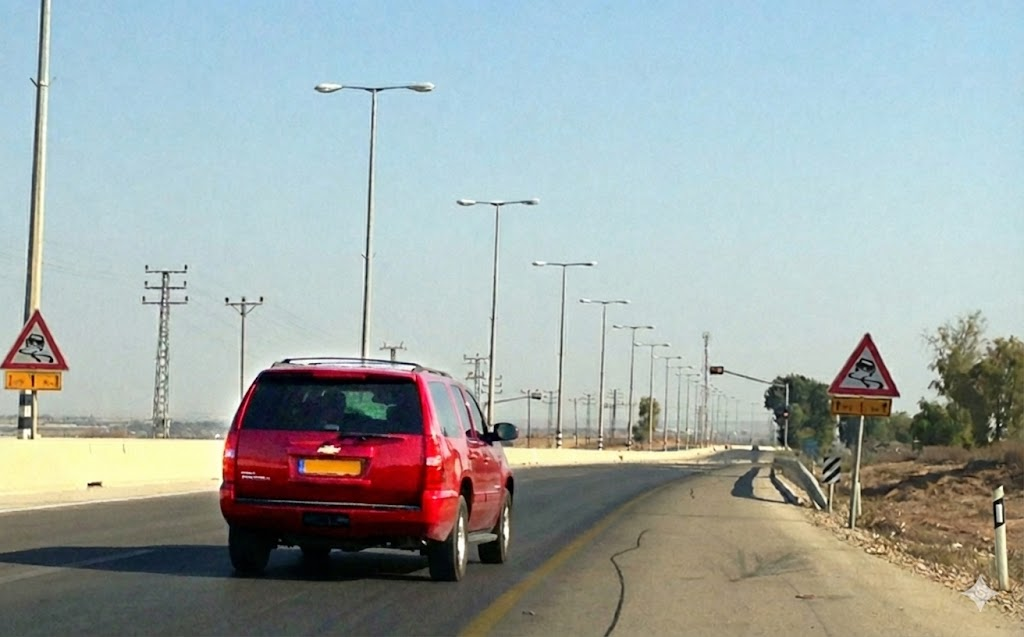
#> input picture pyton/pics_to_test/slippery_road_redcar.jpg, 1024 x 637 px, found by its file name
$ python draw_bbox.py   (older library calls are emulated)
#> lines starting #> are read from the running program, lines starting #| are printed output that depends on the picture
import os
from PIL import Image, ImageDraw

INPUT_IMAGE_PATH = "/users/epnyrk/Project/design/work/ProjectA/pyton/pics_to_test/slippery_road_redcar.jpg"
OUTPUT_IMAGE_PATH = "debug_bbox.jpg"

def draw_hardware_bbox():
    if not os.path.exists(INPUT_IMAGE_PATH):
        return

    img = Image.open(INPUT_IMAGE_PATH).convert('RGB')
#> img is the input picture: PIL image 1024x637 RGB; mean R, G, B 159.6, 169.2, 167.2

    if img.size != (1920, 1080):
        try:
            resample_method = Image.Resampling.LANCZOS
        except AttributeError:
            resample_method = Image.ANTIALIAS
        img = img.resize((1920, 1080), resample_method)
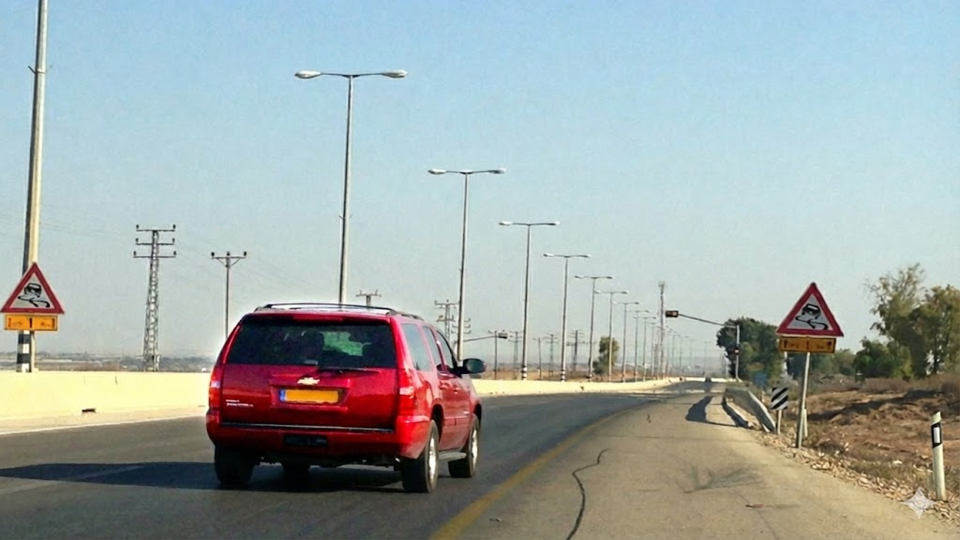
#> img: PIL image 1920x1080 RGB (shown at 1/2 size); mean R, G, B 159.6, 169.2, 167.2

    draw = ImageDraw.Draw(img)

    xmin, xmax = 1554, 1688
    ymin, ymax = 568, 677

    draw.rectangle([xmin, ymin, xmax, ymax], outline="lime", width=5)

    img.save(OUTPUT_IMAGE_PATH)
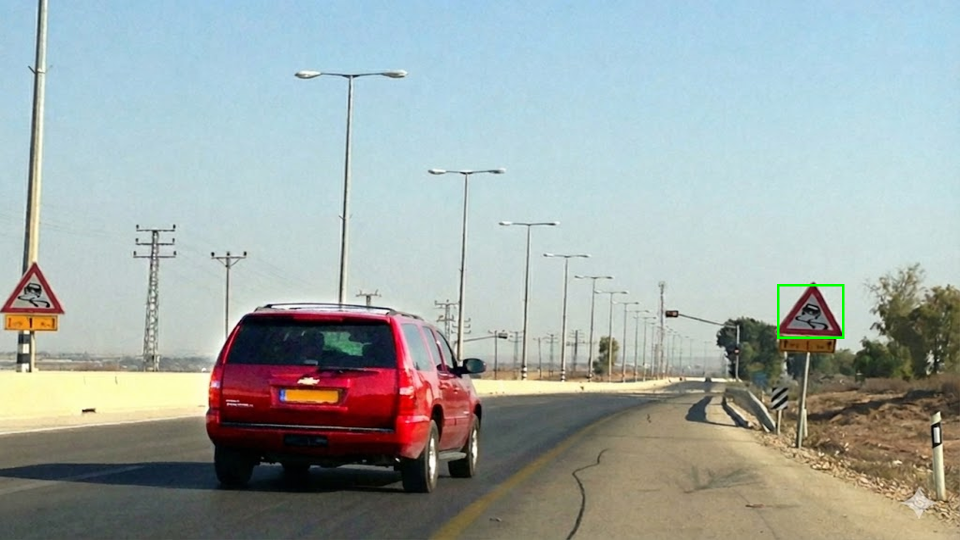
#> saved as debug_bbox.jpg: PIL image 1920x1080 RGB (shown at 1/2 size); mean R, G, B 159.4, 169.3, 167
    print(f"Saved debug image to {OUTPUT_IMAGE_PATH}")

if __name__ == "__main__":
    draw_hardware_bbox()

$ run again, with pyton/pics_to_test/bumpers.jpg copied over pyton/pics_to_test/slippery_road_redcar.jpg
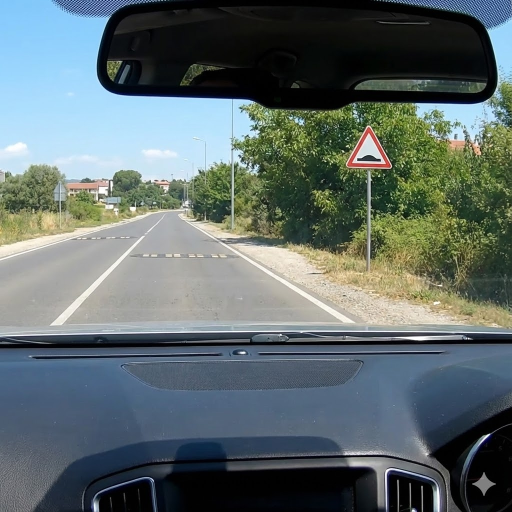
#> input picture pyton/pics_to_test/bumpers.jpg, 1024 x 1024 px, found by its file name (shown at 1/2 size)
#> in draw_hardware_bbox, img is the input picture: PIL image 1024x1024 RGB; mean R, G, B 94.5, 106.9, 106.9
#> in draw_hardware_bbox, `img = img.resize((1920, 1080), resample_method)`:
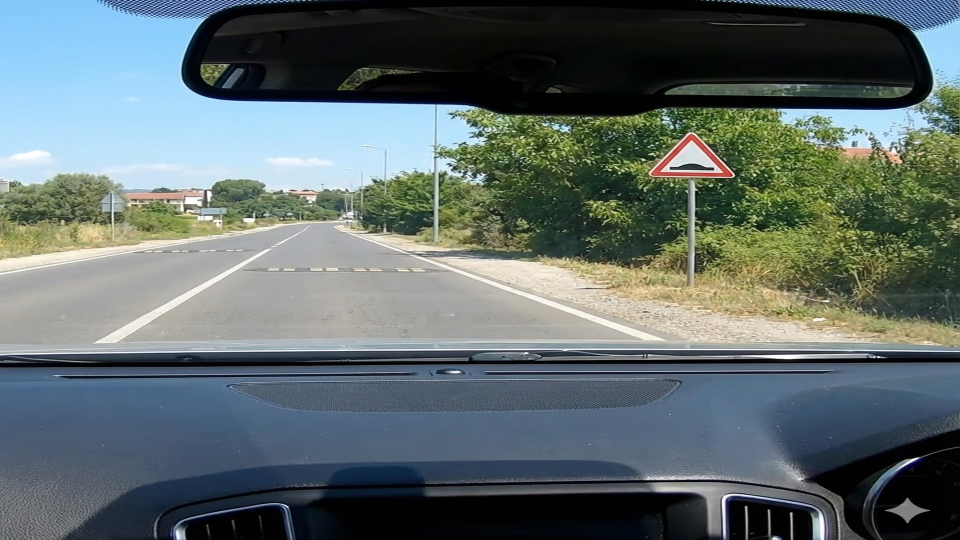
#> img: PIL image 1920x1080 RGB (shown at 1/2 size); mean R, G, B 94.5, 106.9, 106.9
#> in draw_hardware_bbox, `img.save(OUTPUT_IMAGE_PATH)`:
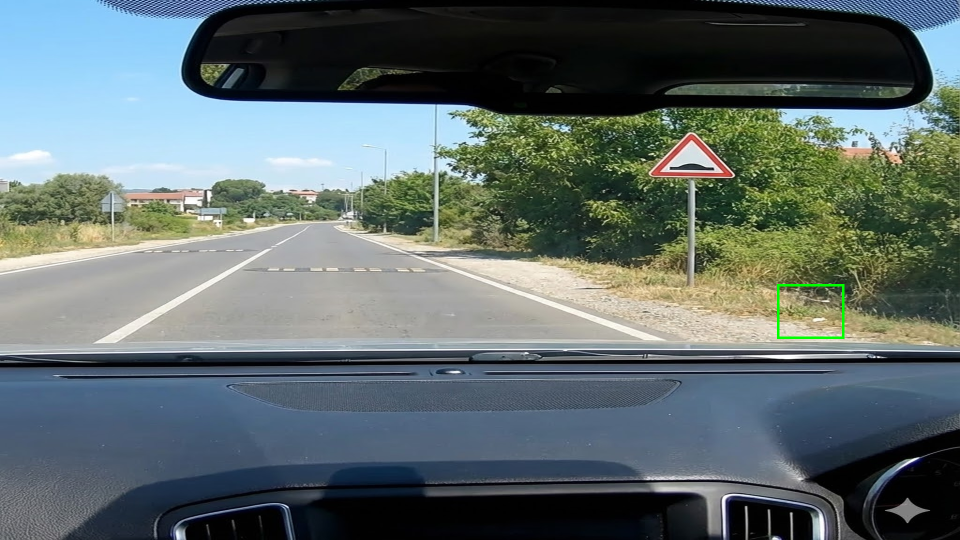
#> saved as debug_bbox.jpg: PIL image 1920x1080 RGB (shown at 1/2 size); mean R, G, B 94.4, 107, 106.8

$ run again, with pyton/pics_to_test/down_triangle.jpg copied over pyton/pics_to_test/slippery_road_redcar.jpg
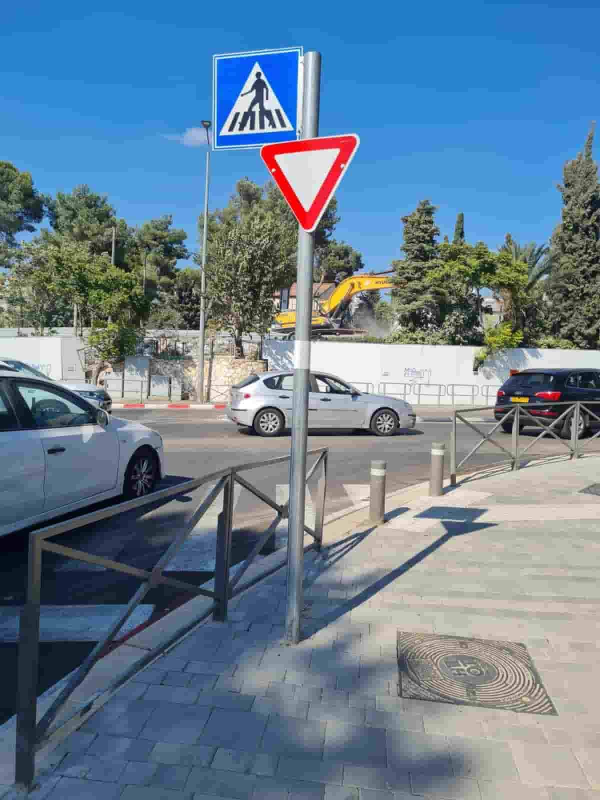
#> input picture pyton/pics_to_test/down_triangle.jpg, 1200 x 1600 px, found by its file name (shown at 1/2 size)
#> in draw_hardware_bbox, img is the input picture: PIL image 1200x1600 RGB; mean R, G, B 104.3, 128.1, 147.7
#> in draw_hardware_bbox, `img = img.resize((1920, 1080), resample_method)`:
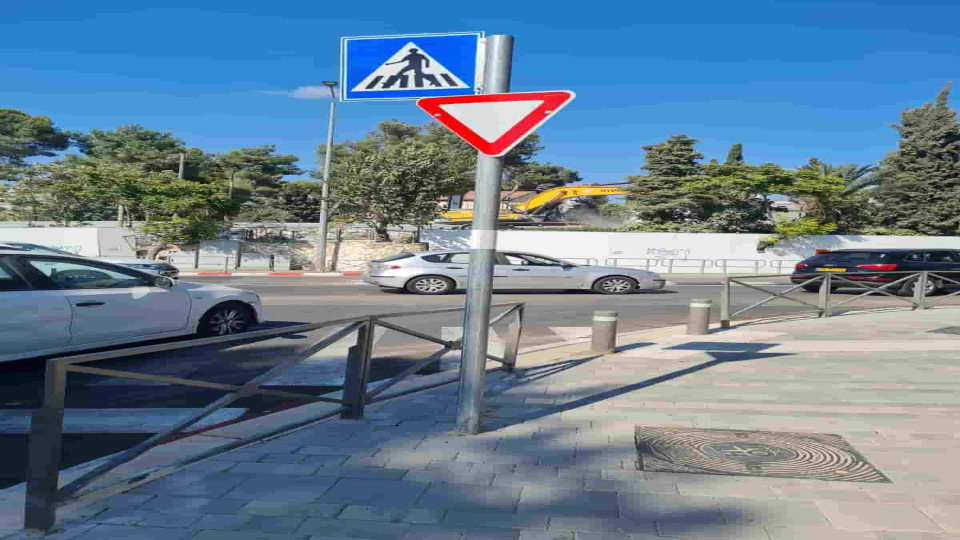
#> img: PIL image 1920x1080 RGB (shown at 1/2 size); mean R, G, B 104.3, 128.1, 147.7
#> in draw_hardware_bbox, `img.save(OUTPUT_IMAGE_PATH)`:
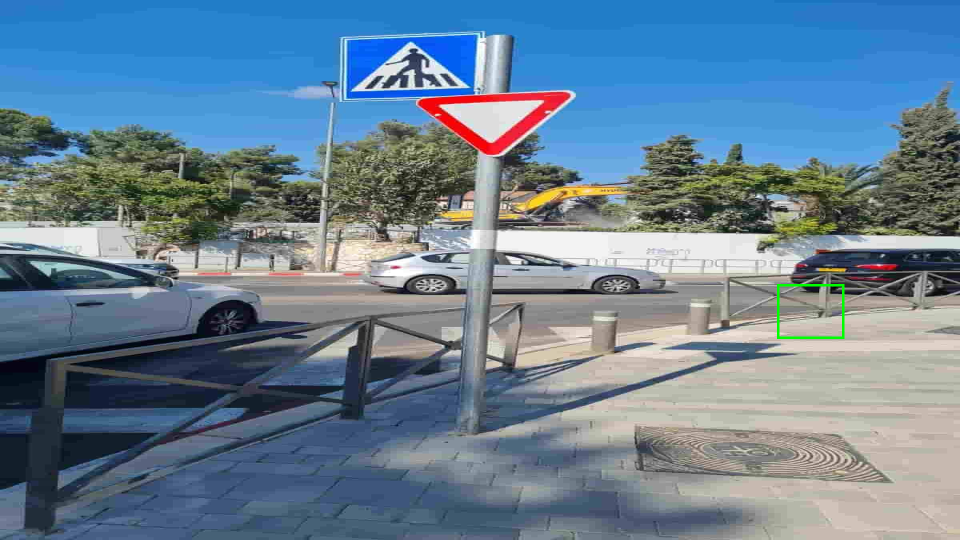
#> saved as debug_bbox.jpg: PIL image 1920x1080 RGB (shown at 1/2 size); mean R, G, B 104.1, 128.2, 147.5
